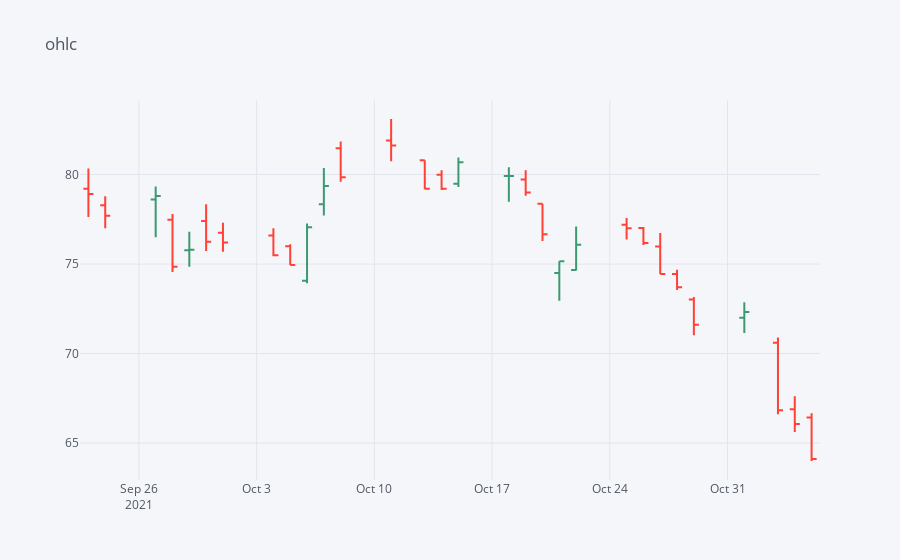

Notebook code for this chart:
### Code cell
df3[-30:].iplot(kind='ohlc', title='ohlc',)

### Figure 1 — Plotly figure (JSON) as saved in the notebook; plotly's stock layout.template omitted (floating-point values rounded to 4 significant figures)
{"data": [{"close": [78.91, 77.69, 78.8, 74.85, 75.8, 76.24, 76.2, 75.49, 74.95, 77.06, 79.36, 79.85, 81.62, 79.2, 79.2, 80.68, 79.92, 79, 76.67, 75.16, 76.08, 77, 76.18, 74.45, 73.7, 71.61, 72.32, 66.83, 66.07, 64.11], "high": [80.34, 78.79, 79.33, 77.8, 76.8, 78.34, 77.31, 77, 76.1, 77.27, 80.37, 81.84, 83.1, 80.8, 80.24, 80.95, 80.4, 80.24, 78.37, 75.16, 77.1, 77.57, 77.07, 76.73, 74.68, 73.16, 72.86, 70.9, 67.62, 66.66], "low": [77.62, 77, 76.5, 74.56, 74.85, 75.73, 75.68, 75.44, 74.95, 73.92, 77.71, 79.59, 80.74, 79.17, 79.13, 79.3, 78.48, 78.81, 76.28, 72.95, 74.64, 76.37, 76.07, 74.45, 73.55, 71.02, 71.15, 66.61, 65.62, 64], "open": [79.2, 78.29, 78.6, 77.48, 75.77, 77.4, 76.75, 76.59, 75.99, 74.06, 78.34, 81.46, 81.9, 80.8, 79.99, 79.49, 79.91, 79.72, 78.37, 74.5, 74.67, 77.2, 77.01, 75.98, 74.45, 73.02, 72, 70.6, 66.89, 66.43], "showlegend": false, "type": "ohlc", "x": ["2021-09-23", "2021-09-24", "2021-09-27", "2021-09-28", "2021-09-29", "2021-09-30", "2021-10-01", "2021-10-04", "2021-10-05", "2021-10-06", "2021-10-07", "2021-10-08", "2021-10-11", "2021-10-13", "2021-10-14", "2021-10-15", "2021-10-18", "2021-10-19", "2021-10-20", "2021-10-21", "2021-10-22", "2021-10-25", "2021-10-26", "2021-10-27", "2021-10-28", "2021-10-29", "2021-11-01", "2021-11-03", "2021-11-04", "2021-11-05"], "yaxis": "y2"}], "layout": {"legend": {"bgcolor": "#F5F6F9", "font": {"color": "#4D5663"}}, "paper_bgcolor": "#F5F6F9", "plot_bgcolor": "#F5F6F9", "title": {"font": {"color": "#4D5663"}, "text": "ohlc"}, "xaxis": {"gridcolor": "#E1E5ED", "rangeslider": {"visible": false}, "showgrid": true, "tickfont": {"color": "#4D5663"}, "title": {"font": {"color": "#4D5663"}, "text": ""}, "zerolinecolor": "#E1E5ED"}, "yaxis": {"gridcolor": "#E1E5ED", "showgrid": true, "showticklabels": false, "tickfont": {"color": "#4D5663"}, "title": {"font": {"color": "#4D5663"}, "text": ""}, "zerolinecolor": "#E1E5ED"}, "yaxis2": {"gridcolor": "#E1E5ED", "showgrid": true, "tickfont": {"color": "#4D5663"}, "title": {"font": {"color": "#4D5663"}, "text": ""}, "zerolinecolor": "#E1E5ED"}}}
